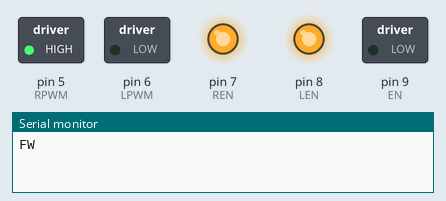
Simulated run of this sketch. Board: Arduino Uno, built with avr-gcc and run on an emulated ATmega328P. On the bench: switched loads named in the sketch (green lamp = pin HIGH), output pins drawn as LEDs (lit = HIGH), the last lines printed to the serial monitor.

Above: at 2.5 s.
At 5.5 s:
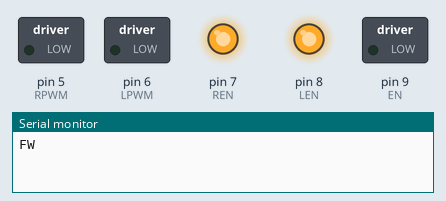
At 8.5 s:
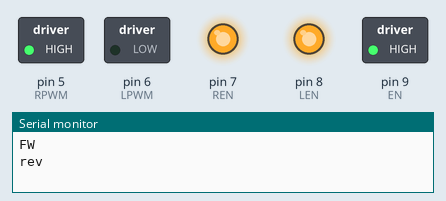
At 11.5 s:
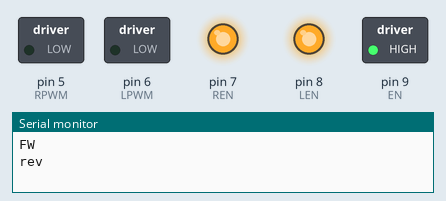
Timing chart, 0 to 15.6 s (numbered marks = the images above):
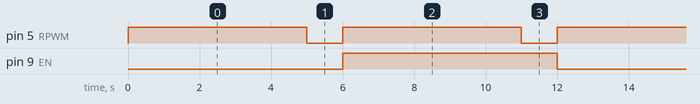

The sketch:

New_Motor_driver.ino
```cpp
// Define pin connections
const int RPWM = 5;
const int LPWM = 6;
const int REN = 7;
const int LEN = 8;
const int EN= 9;


void setup() {
  // Set pins as outputs
  pinMode(RPWM, OUTPUT);
  pinMode(LPWM, OUTPUT);
  pinMode(REN, OUTPUT);
  pinMode(LEN, OUTPUT);
  pinMode(EN, OUTPUT);
  Serial.begin(9600);
  // Enable motor driver
  digitalWrite(REN, HIGH);
  digitalWrite(LEN, HIGH);
}

void loop() {
  // Drive forward

  digitalWrite(EN,LOW);
  Serial.println("FW");
  digitalWrite(REN,HIGH);
  digitalWrite(LEN,HIGH);
  analogWrite(RPWM, 255); // Full speed
  analogWrite(LPWM, 0);
  delay(5000); // 5 seconds

  // Stop motor
  analogWrite(RPWM, 0);
  analogWrite(LPWM, 0);
  delay(1000); // 1 second pause to avoid abrupt direction change

//  // Drive reverse
  digitalWrite(EN,HIGH);
  Serial.println("rev");
  analogWrite(LPWM, 0);
  analogWrite(RPWM, 255); // Full speed
  delay(5000); // 5 seconds
//
//  // Stop motor
  analogWrite(RPWM, 0);
  analogWrite(LPWM, 0);
  delay(1000); // 1 second pause to avoid abrupt direction change
}
```

Measured:
- by itself, pin 5 (RPWM): alternates HIGH for 5.0 s and LOW for 1.0 s
- by itself, pin 9 (EN): alternates HIGH for 6.0 s and LOW for 6.0 s
- by itself, everything shown: repeats every 12.0 s, in 4 steps
